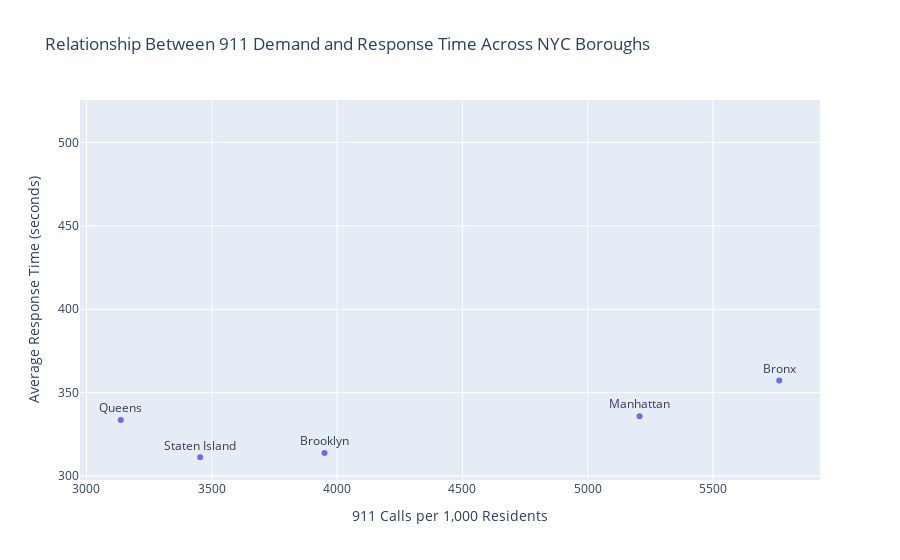

This figure's notebook cell:
### Code cell
fig = px.scatter(
    per_boro,
    x="calls_per_1000",
    y="avg_response",
    text="borough",
    labels={
        "calls_per_1000": "911 Calls per 1,000 Residents",
        "avg_response": "Average Response Time (seconds)"
    },
    title="Relationship Between 911 Demand and Response Time Across NYC Boroughs"
)

fig.update_traces(textposition="top center")
fig.show()

### Figure 1 — Plotly figure (JSON) as saved in the notebook; plotly's stock layout.template omitted (floating-point values rounded to 4 significant figures)
{"data": [{"hovertemplate": "911 Calls per 1,000 Residents=%{x}<br>Average Response Time (seconds)=%{y}<br>borough=%{text}<extra></extra>", "legendgroup": "", "marker": {"color": "#636efa", "symbol": "circle"}, "mode": "markers+text", "name": "", "orientation": "v", "showlegend": false, "text": ["Bronx", "Brooklyn", "Manhattan", "Queens", "Staten Island", "Unspecified"], "textposition": "top center", "type": "scatter", "x": [5764.0, 3950.0, 5207.0, 3137.0, 3454.0, NaN], "xaxis": "x", "y": [357.3, 313.9, 335.9, 333.6, 311.3, 511.8], "yaxis": "y"}], "layout": {"legend": {"tracegroupgap": 0}, "title": {"text": "Relationship Between 911 Demand and Response Time Across NYC Boroughs"}, "xaxis": {"anchor": "y", "domain": [0, 1], "title": {"text": "911 Calls per 1,000 Residents"}}, "yaxis": {"anchor": "x", "domain": [0, 1], "title": {"text": "Average Response Time (seconds)"}}}}
